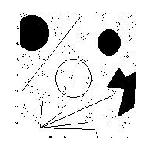
#> input picture software/images/Original/circles.jpg, 150 x 150 px
$ python -i segmentation.py   (imports and definitions only)
#> lines starting #> are read from the running program, lines starting #| are printed output that depends on the picture; after the words box and inside, x2 and y2 are one past the last pixel; in counts of white or black regions, pixels touching at a corner belong together
#> further down, picture is the input picture: shape (150, 150, 3); min 0, max 255, mean 223.3
import cv2
import numpy as np


def segment_color(image):
    image = cv2.cvtColor(image, cv2.COLOR_BGR2HSV)
#> image: shape (150, 150, 3); mean H, S, V 0, 0, 223.3

    h, s, v = cv2.split(image)
#> h: shape (150, 150); every value is 0
    total = 0
    for i in range(image.shape[1]):
        total += v[10, i]
#> this loop made 150 passes
#> total on passes 1 to 12: 255, 510, 765, 1020, 1275, 1530, 1785, 2040, 2295, 2550, 2805, 3060
#> after the loop, total = 37981
    if total < 150000:
        val_white = 50
    else:
        val_white = 120

    Rmin = np.array([150, 90, 0])
    Rmax = np.array([255, 255, 255])
    Rmask1 = cv2.inRange(image, Rmin, Rmax)
    Rmin = np.array([0, 90, 0])
    Rmax = np.array([10, 255, 255])
    Rmask2 = cv2.inRange(image, Rmin, Rmax)
    Rmask = Rmask1 + Rmask2

    Bmin = np.array([100, 50, 50])
    Bmax = np.array([140, 255, 255])
    Bmask = cv2.inRange(image, Bmin, Bmax)

    Wmin = np.array([0, 0, val_white])
    Wmax = np.array([255, 50, 255])
    Wmask = cv2.inRange(image, Wmin, Wmax)
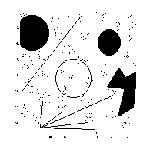
#> Wmask: shape (150, 150); 88.5% white; 212 black regions (206 under 20 px), largest, box (x1, y1, x2, y2) and area: (20, 15, 49, 51) 869, (107, 68, 136, 116) 702, (98, 29, 121, 56) 477, (40, 123, 71, 128) 43, (54, 128, 95, 130) 41, (88, 68, 93, 88) 21

    result = Bmask + Wmask + Rmask
    return result


def segmentation_img(new_frame):
    # Colors
    color = segment_color(new_frame)

    # Edges
    img = new_frame
    img = cv2.GaussianBlur(img, (3, 3), cv2.BORDER_DEFAULT)
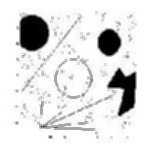
#> img: shape (150, 150, 3); min 0, max 255, mean 223.3
    img = cv2.Canny(img, 80, 250)
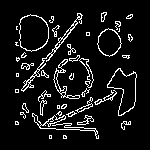
#> img: shape (150, 150); 8.8% white in thin lines or dots, all inside (x1, y1, x2, y2) = (15, 12, 137, 139)

    img = img + color
    return img

>>> import cv2
>>> picture = cv2.imread('images/Original/circles.jpg')
>>> result = segmentation_img(picture)
